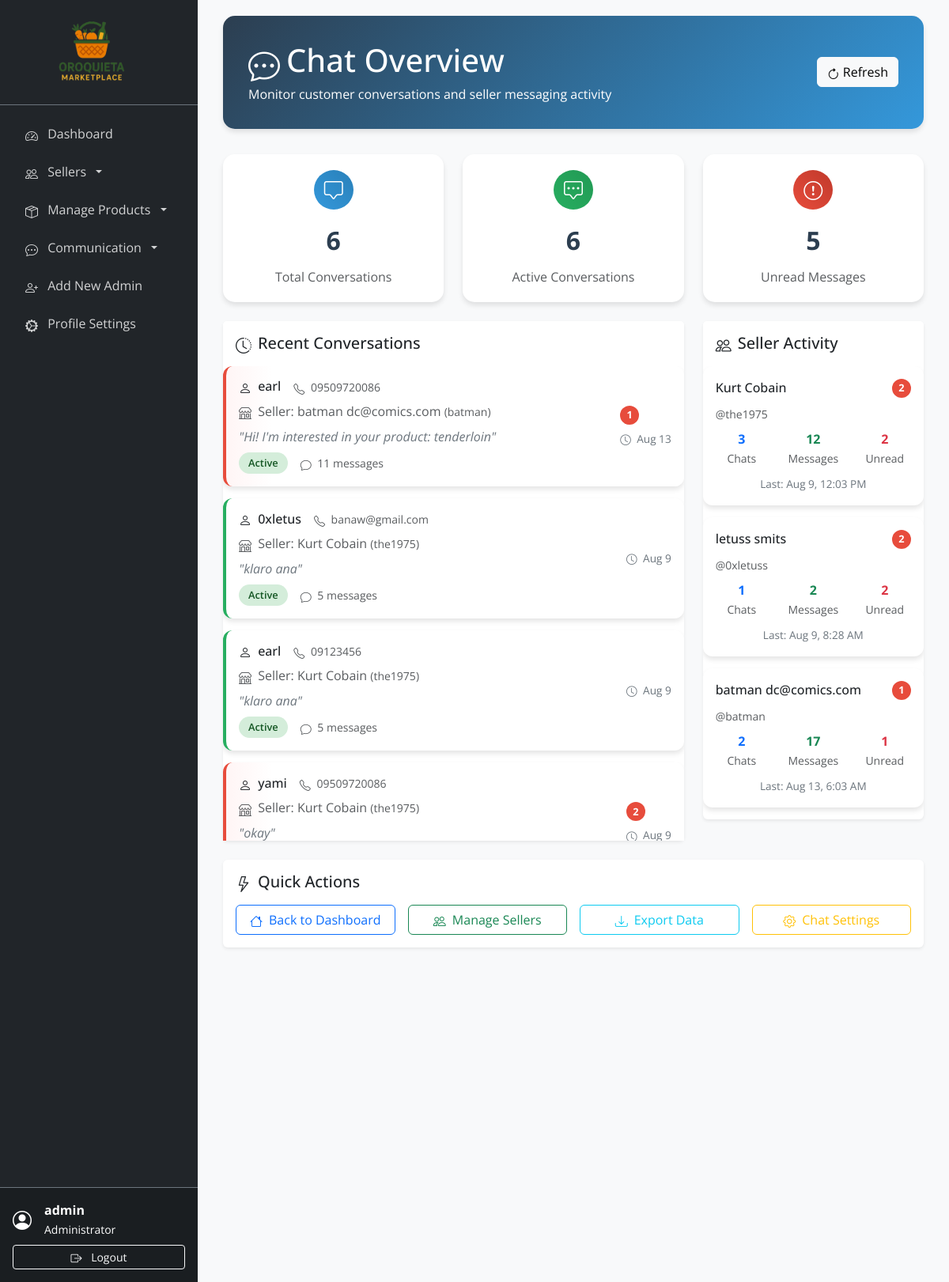
Screenshot of /admin/chat_overview.php (signed in) with the database file from the repository.
### tables this page shows
CREATE TABLE `conversations` (
  `id` int(11) NOT NULL,
  `guest_name` varchar(255) NOT NULL,
  `guest_contact` varchar(255) DEFAULT NULL,
  `seller_id` int(11) NOT NULL,
  `created_at` timestamp NOT NULL DEFAULT current_timestamp(),
  `updated_at` timestamp NOT NULL DEFAULT current_timestamp() ON UPDATE current_timestamp(),
  `status` enum('active','archived','blocked') DEFAULT 'active',
  `last_message_preview` varchar(100) DEFAULT NULL,
  `guest_ip_address` varchar(45) DEFAULT NULL,
  `is_archived` tinyint(1) DEFAULT 0
);

CREATE TABLE `sellers` (
  `id` int(11) NOT NULL,
  `username` varchar(50) NOT NULL,
  `email` varchar(100) NOT NULL,
  `password` varchar(255) NOT NULL,
  `first_name` varchar(50) DEFAULT NULL,
  `last_name` varchar(50) DEFAULT NULL,
  `phone` varchar(20) DEFAULT NULL,
  `address` text DEFAULT NULL,
  `profile_image` varchar(255) DEFAULT NULL,
  `facebook_url` varchar(255) DEFAULT NULL,
  `is_active` tinyint(1) DEFAULT 1,
  `status` enum('pending','approved','rejected','suspended') DEFAULT 'pending',
  `created_at` timestamp NOT NULL DEFAULT current_timestamp(),
  `updated_at` timestamp NOT NULL DEFAULT current_timestamp() ON UPDATE current_timestamp()
);

### admin/chat_overview.php (the view, shortened to what the rows shown need)
<?php
require_once '../includes/db_connect.php';
try {
    $query = "SELECT
                c.id,
                c.guest_name,
                c.guest_contact,
                c.status,
                c.created_at,
                c.updated_at,
                c.last_message_preview,
                s.username as seller_username,
                s.first_name as seller_first_name,
                s.last_name as seller_last_name,
                COUNT(m.id) as total_messages,
                SUM(CASE WHEN m.sender_type = 'guest' AND m.is_read = 0 THEN 1 ELSE 0 END) as unread_count
              FROM conversations c
              LEFT JOIN sellers s ON c.seller_id = s.id
              LEFT JOIN messages m ON c.id = m.conversation_id
              GROUP BY c.id
              ORDER BY c.updated_at DESC
              LIMIT 20";
    $stmt = $pdo->query($query);
    $recent_conversations = $stmt->fetchAll(PDO::FETCH_ASSOC);
    $query = "SELECT
                s.id,
                s.username,
                s.first_name,
                s.last_name,
                COUNT(DISTINCT c.id) as conversation_count,
                COUNT(m.id) as total_messages,
                SUM(CASE WHEN m.sender_type = 'guest' AND m.is_read = 0 THEN 1 ELSE 0 END) as unread_messages,
                MAX(m.sent_at) as last_message_time
              FROM sellers s
              LEFT JOIN conversations c ON s.id = c.seller_id
              LEFT JOIN messages m ON c.id = m.conversation_id
              WHERE s.status = 'approved'
              GROUP BY s.id
              HAVING conversation_count > 0
              ORDER BY unread_messages DESC, last_message_time DESC
              LIMIT 15";
    $stmt = $pdo->query($query);
    $seller_stats = $stmt->fetchAll(PDO::FETCH_ASSOC);
} catch (Exception $e) {
    error_log("Chat overview query error: " . $e->getMessage());
    $total_conversations = $active_conversations = $unread_messages = 0;
    $recent_conversations = $seller_stats = [];
}
?>
<!DOCTYPE html>
<html lang="en">
<head>
    <link rel="stylesheet" href="https://use.fontawesome.com/releases/v5.15.4/css/all.css" />
    <link href="https://cdn.jsdelivr.net/npm/bootstrap-icons@1.10.0/font/bootstrap-icons.css" rel="stylesheet">
    <link href="https://cdn.jsdelivr.net/npm/bootstrap@5.3.0/dist/css/bootstrap.min.css" rel="stylesheet">
</head>
<body>
    <div class="main-content">
        <div class="container-fluid">
            <div class="page-header">
                <div class="row align-items-center">
                    <div class="col-md-8">
                        <h1 class="mb-1"><i class="bi bi-chat-dots me-2"></i>Chat Overview</h1>
                    </div>
                </div>
            </div>
            <div class="row g-4">
                <div class="col-lg-8">
                    <div class="card border-0 shadow-sm">
                        <div class="card-body p-0">
                            <div style="max-height: 600px; overflow-y: auto;">
                                <?php if (empty($recent_conversations)): ?>
                                    <div class="text-center py-5">
                                        <i class="bi bi-chat-square text-muted" style="font-size: 3rem;"></i>
                                        <p class="text-muted mt-3">No conversations yet</p>
                                    </div>
                                <?php else: ?>
                                    <?php foreach ($recent_conversations as $conversation): ?>
                                        <div class="conversation-card p-3 <?php echo $conversation['unread_count'] > 0 ? 'has-unread' : ($conversation['status'] === 'active' ? 'active' : ''); ?>">
                                            <div class="d-flex align-items-center justify-content-between">
                                                <div class="flex-grow-1">
                                                    <div class="d-flex align-items-center mb-2">
                                                        <h6 class="mb-0 me-3">
                                                            <i class="bi bi-person me-1"></i>
                                                            <?php echo htmlspecialchars($conversation['guest_name']); ?>
                                                        </h6>
                                                        <?php if ($conversation['guest_contact']): ?>
                                                            <small class="text-muted">
                                                                <i class="bi bi-telephone me-1"></i>
                                                                <?php echo htmlspecialchars($conversation['guest_contact']); ?>
                                                            </small>
                                                        <?php endif; ?>
                                                    </div>
                                                    <div class="d-flex align-items-center mb-2">
                                                        <span class="text-muted me-3">
                                                            <i class="bi bi-shop me-1"></i>
                                                            Seller: <?php echo htmlspecialchars($conversation['seller_first_name'] . ' ' . $conversation['seller_last_name']); ?>
                                                            <small>(<?php echo htmlspecialchars($conversation['seller_username']); ?>)</small>
                                                        </span>
                                                    </div>
                                                    <?php if ($conversation['last_message_preview']): ?>
                                                        <div class="message-preview mb-2">
                                                            "<?php echo htmlspecialchars($conversation['last_message_preview']); ?>"
                                                        </div>
                                                    <?php endif; ?>
                                                    <div class="d-flex align-items-center">
                                                        <span class="status-badge status-<?php echo $conversation['status']; ?> me-3">
                                                            <?php echo ucfirst($conversation['status']); ?>
                                                        </span>
                                                        <small class="text-muted">
                                                            <i class="bi bi-chat me-1"></i>
                                                            <?php echo $conversation['total_messages']; ?> messages
                                                        </small>
                                                    </div>
                                                </div>
                                                <div class="text-end">
                                                    <?php if ($conversation['unread_count'] > 0): ?>
                                                        <div class="unread-badge mb-2">
                                                            <?php echo $conversation['unread_count']; ?>
                                                        </div>
                                                    <?php endif; ?>
                                                    <div class="time-ago">
                                                        <i class="bi bi-clock me-1"></i>
                                                        <?php
                                                            $time_diff = time() - strtotime($conversation['updated_at']);
                                                            if ($time_diff < 3600) {
                                                                echo ceil($time_diff / 60) . 'm ago';
                                                            } elseif ($time_diff < 86400) {
                                                                echo ceil($time_diff / 3600) . 'h ago';
                                                            } else {
                                                                echo date('M j', strtotime($conversation['updated_at']));
                                                            }
                                                        ?>
                                                    </div>
                                                </div>
                                            </div>
                                        </div>
                                    <?php endforeach; ?>
                                <?php endif; ?>
                            </div>
                        </div>
                    </div>
                </div>
                <div class="col-lg-4">
                    <div class="card border-0 shadow-sm">
                        <div class="card-body p-0">
                            <div style="max-height: 600px; overflow-y: auto;">
                                <?php if (empty($seller_stats)): ?>
                                    <div class="text-center py-5">
                                        <i class="bi bi-people text-muted" style="font-size: 3rem;"></i>
                                        <p class="text-muted mt-3">No seller activity yet</p>
                                    </div>
                                <?php else: ?>
                                    <?php foreach ($seller_stats as $seller): ?>
                                        <div class="seller-stats-card p-3">
                                            <div class="d-flex align-items-center justify-content-between mb-2">
                                                <h6 class="mb-0">
                                                    <?php echo htmlspecialchars($seller['first_name'] . ' ' . $seller['last_name']); ?>
                                                </h6>
                                                <?php if ($seller['unread_messages'] > 0): ?>
                                                    <div class="unread-badge">
                                                        <?php echo $seller['unread_messages']; ?>
                                                    </div>
                                                <?php endif; ?>
                                            </div>
                                            <div class="text-muted mb-2">
                                                <small>@<?php echo htmlspecialchars($seller['username']); ?></small>
                                            </div>
                                            <div class="row text-center">
                                                <div class="col-4">
                                                    <div class="fw-bold text-primary"><?php echo $seller['conversation_count']; ?></div>
                                                    <small class="text-muted">Chats</small>
                                                </div>
                                                <div class="col-4">
                                                    <div class="fw-bold text-success"><?php echo $seller['total_messages']; ?></div>
                                                    <small class="text-muted">Messages</small>
                                                </div>
                                                <div class="col-4">
                                                    <div class="fw-bold text-danger"><?php echo $seller['unread_messages']; ?></div>
                                                    <small class="text-muted">Unread</small>
                                                </div>
                                            </div>
                                            <?php if ($seller['last_message_time']): ?>
                                                <div class="text-center mt-2">
                                                    <small class="time-ago">
                                                        Last: <?php
                                                            $time_diff = time() - strtotime($seller['last_message_time']);
                                                            if ($time_diff < 3600) {
                                                                echo ceil($time_diff / 60) . 'm ago';
                                                            } elseif ($time_diff < 86400) {
                                                                echo ceil($time_diff / 3600) . 'h ago';
                                                            } else {
                                                                echo date('M j, g:i A', strtotime($seller['last_message_time']));
                                                            }
                                                        ?>
                                                    </small>
                                                </div>
                                            <?php endif; ?>
                                        </div>
                                    <?php endforeach; ?>
                                <?php endif; ?>
                            </div>
                        </div>
                    </div>
                </div>
            </div>
        </div>
    </div>
</body>
</html>

### rows the page displays
conversations: guest_name "earl", guest_contact "09509720086", seller.last_name "batman dc@comics.com", seller.username "batman", last_message_preview "Hi! I'm interested in your product: tenderloin", status "Active", total_messages "11", unread_count "1", updated_at "Aug 13"
conversations: guest_name "0xletus", guest_contact "banaw@gmail.com", seller.last_name "Kurt Cobain", seller.username "the1975", last_message_preview "klaro ana", status "Active", total_messages "5", updated_at "Aug 9"
conversations: guest_name "earl", guest_contact "09123456", seller.last_name "Kurt Cobain", seller.username "the1975", last_message_preview "klaro ana", status "Active", total_messages "5", updated_at "Aug 9"
conversations: guest_name "yami", guest_contact "09509720086", seller.last_name "Kurt Cobain", seller.username "the1975", last_message_preview "okay", unread_count "2", updated_at "Aug 9"
sellers: first_name+last_name "Kurt Cobain", unread_messages "2", username "the1975", conversation_count "3", total_messages "12", last_message_time "Aug 9, 12:03 PM"
sellers: first_name+last_name "letuss smits", unread_messages "2", username "0xletuss", conversation_count "1", total_messages "2", last_message_time "Aug 9, 8:28 AM"
sellers: first_name+last_name "batman dc@comics.com", unread_messages "1", username "batman", conversation_count "2", total_messages "17", last_message_time "Aug 13, 6:03 AM"

### other values shown
$_SESSION['username'] "admin"
$total_conversations "6"
$active_conversations "6"
$unread_messages "5"
